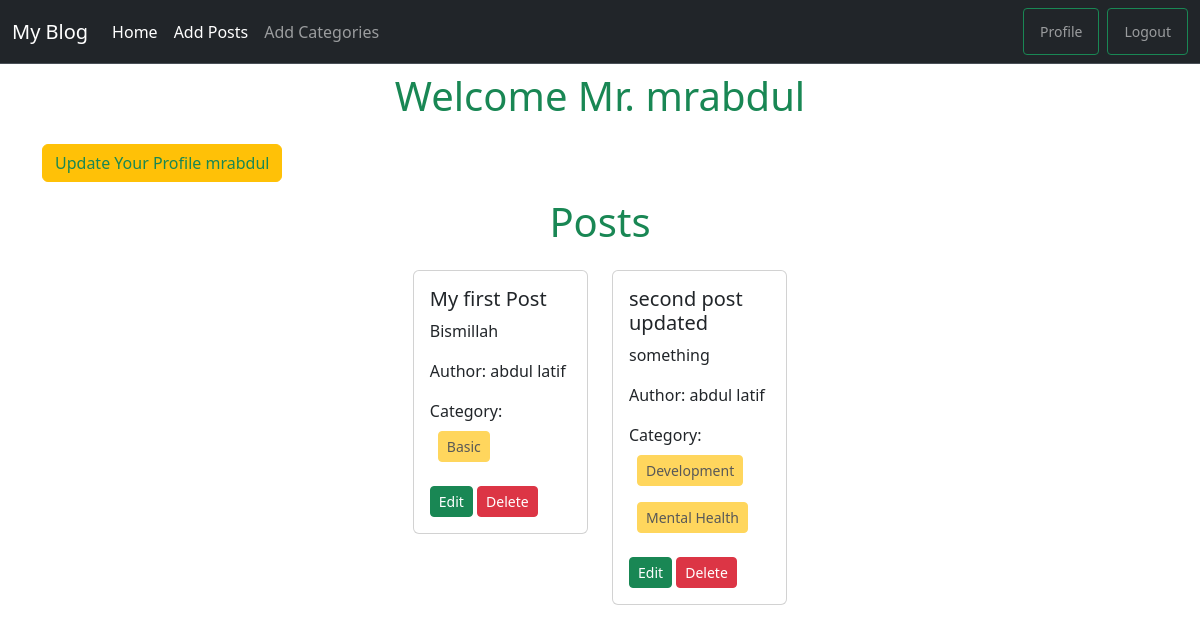
Screenshot of /author/profile/ (signed in) with the database file from the repository.
### posts/models.py (models this page shows, shortened)
class Post(models.Model):
    title = models.CharField(max_length=50)
    content = models.TextField()
    category = models.ManyToManyField(Category) #akta post multiple categorir moddhe thakte pare abar akta categoryr moddhe multiple post thakte pare tai many to many relationship
    author = models.ForeignKey(User, on_delete=models.CASCADE)

### categories/models.py (models this page shows)
class Category(models.Model):
    name = models.CharField(max_length=100)
    slug = models.SlugField(max_length=100, unique= True, null=True, blank=True)
    def __str__(self):
        return f'{self.name}'

### author/views.py (the view)
# urls.py: path('profile/', views.profile, name= 'profile'),
@login_required
def profile(request):
    data = Post.objects.filter(author = request.user)
    return render(request, 'profile.html', {'data': data})

### author/templates/profile.html
{% extends "base.html" %}
{% block component %}
{% load crispy_forms_tags %}
<div class="container" style='width:100%; margin:auto;'>
    <h1 class='text-success text-center pb-3 pt-2'>Welcome Mr. {{user}}</h1>
    <a class='text-success text-center btn btn-warning  text-center' href="{% url 'update_profile'%}" >Update Your Profile {{user}}</a>
    <div class="row d-flex flex-wrap justify-content-center px-5 container" style="width:80%; margin:auto;">
        <h1 class='text-success text-center p-3'>Posts</h1>
        {% for p in data %}
            <div class="col-sm-3 mb-3 mb-sm-0">
                <div class="card">
                    <div class="card-body">
                        <h5 class="card-title">{{p.title | truncatewords:5}}</h5>
                        <p class="card-text">{{p.content | truncatewords:25 }}</p>
                        <p>Author: {{p.author.first_name}} {{p.author.last_name}}</p>
                        <p>
                            Category:
                            {% for cat in p.category.all %}
                                <button class='btn btn-warning m-2 btn-sm' disabled>{{cat | join:',' }}</button>
                            {% endfor %}
                        </p>
                        <a href="{% url 'edit_post' p.id %}" class="btn btn-success btn-sm">Edit</a>
                        <a href="{% url 'delete_post' p.id %}" class="btn btn-danger btn-sm">Delete</a>
                    </div>
                </div>
            </div>
        {% endfor %}
    </div>
</div>
{% endblock component %}

### rows the page displays
Post: title "My first Post", content "Bismillah", author.first_name "abdul", author.last_name "latif"
Category: name "Basic"
Post: title "second post updated", content "something", author.first_name "abdul", author.last_name "latif"
Category: name "Development"
Category: name "Mental Health"

### other values shown
{{ user }} "mrabdul"
